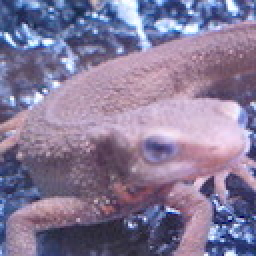
#> input picture assets/imori.jpg, 128 x 128 px (shown 2 times larger)
$ jupyter execute 'Gaussian Pyramid.ipynb'
#> lines starting #> are read from the running program, lines starting #| are printed output that depends on the picture
[cell 1]
import cv2
import numpy as  np
from matplotlib import pyplot as plt

[cell 2]
img = cv2.imread("../assets/imori.jpg")
#> img is the input picture: shape (128, 128, 3); mean B, G, R 152.8, 121.8, 134.1
plt.imshow(img[:,:,::-1])

[cell 3]
img1 = cv2.pyrDown(img)
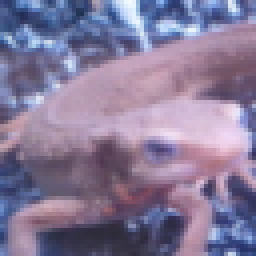
#> img1: shape (64, 64, 3) (shown 4 times larger); mean B, G, R 153, 122, 134.1
plt.imshow(img1[:,:,::-1])

[cell 4]
img2 = cv2.pyrDown(img1)
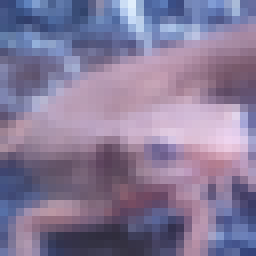
#> img2: shape (32, 32, 3) (shown 8 times larger); mean B, G, R 153.3, 122.2, 134.1
plt.imshow(img2[:,:,::-1])

[cell 5]
img3 = cv2.pyrDown(img2)
plt.imshow(img3[:,:,::-1])
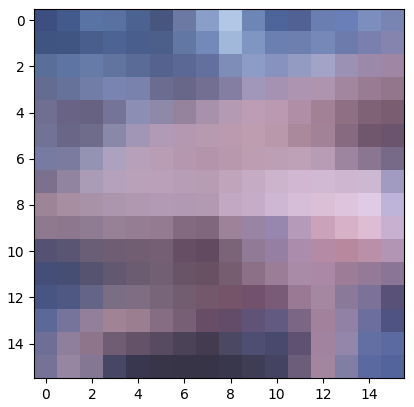
#> figure drawn by matplotlib, 1 panel

[cell 6]
out2 = cv2.pyrUp(img3)
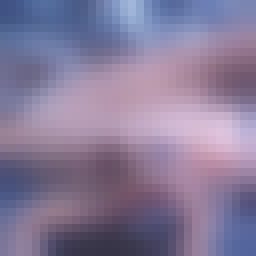
#> out2: shape (32, 32, 3) (shown 8 times larger); mean of channels 0, 1, 2 153.4, 122.4, 134.4; drawn as B, G, R
plt.imshow(out2[:,:,::-1])

[cell 7]
out1 = cv2.pyrUp(out2)
plt.imshow(out1[:,:,::-1])

[cell 8]
out = cv2.pyrUp(out1)
plt.imshow(out[:,:,::-1])

$ run again, with assets/blox.jpg copied over assets/imori.jpg
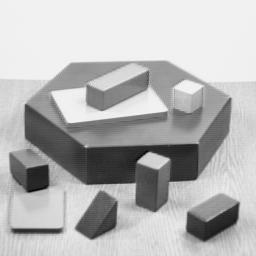
#> input picture assets/blox.jpg, 256 x 256 px
#> img is the input picture: shape (256, 256, 3); min 0, max 252, mean 182.8
#> `img2 = cv2.pyrDown(img1)`:
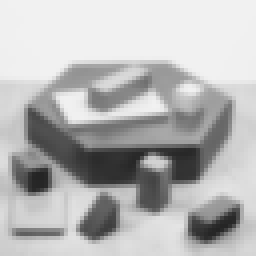
#> img2: shape (64, 64, 3) (shown 4 times larger); min 36, max 241, mean 183
#> `out2 = cv2.pyrUp(img3)`:
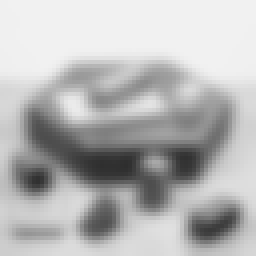
#> out2: shape (64, 64, 3) (shown 4 times larger); min 46, max 241, mean 183

$ run again, with assets/thorino.jpg copied over assets/imori.jpg
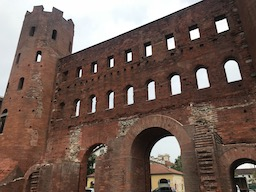
#> input picture assets/thorino.jpg, 256 x 192 px
#> img is the input picture: shape (192, 256, 3); mean B, G, R 85.6, 94.3, 114.5
#> `img1 = cv2.pyrDown(img)`:
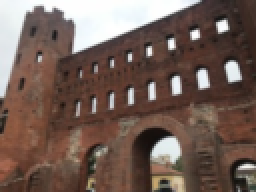
#> img1: shape (96, 128, 3) (shown 2 times larger); mean B, G, R 86.2, 94.9, 115
#> `out = cv2.pyrUp(out1)`:
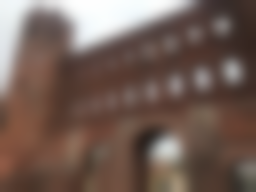
#> out: shape (192, 256, 3); mean B, G, R 85.8, 94.5, 114.8
